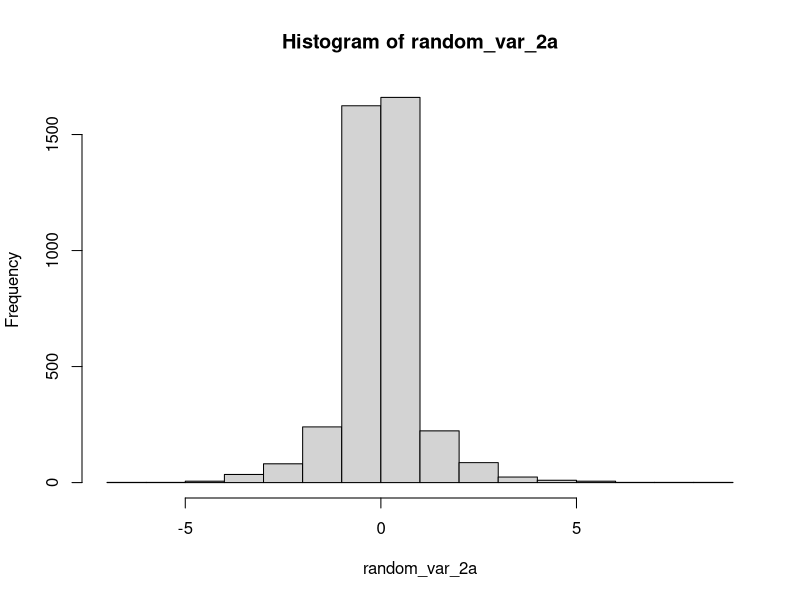
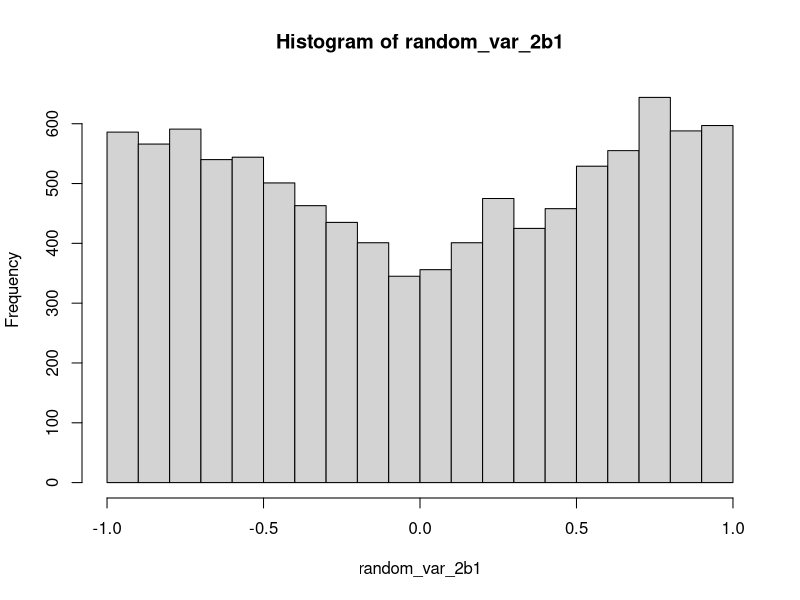
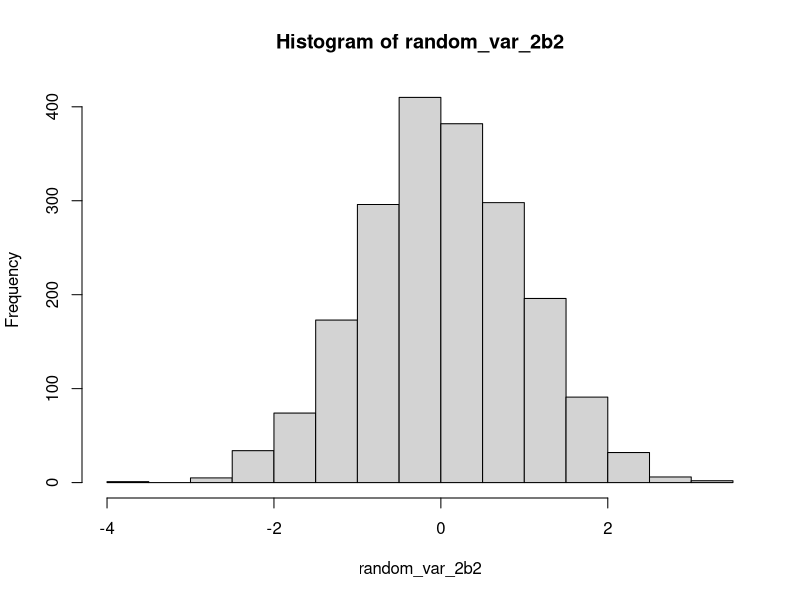

Reproduce these figures in R, in order.
########################## INIT CODE ###########################################
rm(list = ls())

########################## [ 2 a ] #############################################
# We have the function

#$$
# DE(\mu,\lambda) = \frac{\lambda}{2} exp(-\lambda|x-\mu|)
#$$

# Calculate the integral of the function on x to get CDF
# since \mu = 0 and \lambda = 1, we have
# \frac{1}{2} exp(-1|x|)
# since we have a absolute value, we need to split the integral into two parts
# f(x) = 1/2 * exp(-x) for x >= 0
# f(x) = 1/2 * exp(x) for x < 0

#$$
# F(x) = - \frac{1}{2}exp(-x) if x >= 0
# F(x) = \frac{1}{2}exp(x) if x < 0
#$$

# Calculate the inverse function of CDF
#$$
# F^{-1}(y) = log(2y)
# F^{-1}(y) = -log(-2y)
#$$

generate_random_var_2a <- function(n){
  u1 <- runif(n,0,1)
  
  x1 <-  log(2 * u1)
  u2 <- runif(n,-1,0)
  
  x2 <-  - log(-2  * u2)
  return(c(x1, x2))
}

random_var_2a <- generate_random_var_2a(2000)
hist(random_var_2a)



########################## [ 2 b ] #############################################

# Now we will write code for the rejection sampling algorithm
# since \mu = 0 and \lambda = 1, we have
# g(x) = 1/2 * exp(-x) for x >= 0
# g(x) = 1/2 * exp(x) for x < 0

# our e function is e(x) = g(x) / a
# which means e(x) = 1 / (2a) * exp(-x) for x >= 0
# e(x) = 1 / (2a) * exp(x) for x < 0
# we will use a = 0.5 here

# generate a function to show normal distribution

normal_distribution_function <- function(x){
  return(1 / sqrt(2 * pi) * exp(-x^2 / 2))
}

generate_random_var_2b <- function(n, a) {
  samples <- numeric(n)
  # Generate a sample from the proposal distribution in [-1,1]
  count <- 1
  execute_count <- 1

  while (count <= n) {

    x <- runif(1, -1, 1)
    # Calculate the acceptance probability
    u <- runif(1)

    # since g will always be 1 in the range [-1,1], so y = 1
    # f(Y) = \frac{1}{\sqrt{2*pi}} * e^{\frac{1}{2} x^2 } 
    # so we have f(Y) / e(Y) have 2 choices

    # Calculate the acceptance probability
    f_val <- normal_distribution_function(x)

    if (x > 0){
      e <- exp(-x)
      if (u <= (f_val / e)) {
        samples[count] <- x
        count <- count + 1
      }
    } else{
      e <- exp(x)
      if (u <= (f_val / e)) {
        samples[count] <- x
        count <- count + 1
      }
    }
    execute_count <- execute_count + 1
  }
  cat("Average rejection rate: ", (execute_count - count) / execute_count, "\n")
  return(samples)
}

a <- 0.5
random_var_2b1 <- generate_random_var_2b(10000, a)
hist(random_var_2b1)


# Generate 10000 random variables from the distribution using rnorm
random_var_2b2 <- rnorm(2000, 0, 1)
hist(random_var_2b2)
